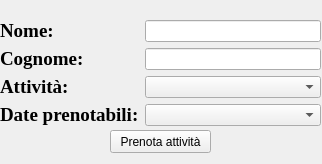
<?xml version="1.0" encoding="UTF-8"?>
<ui version="4.0">
 <class>Form</class>
 <widget class="QWidget" name="Form">
  <property name="geometry">
   <rect>
    <x>0</x>
    <y>0</y>
    <width>322</width>
    <height>164</height>
   </rect>
  </property>
  <property name="windowTitle">
   <string>InserisciPrenotazione</string>
  </property>
  <widget class="QWidget" name="formLayoutWidget">
   <property name="geometry">
    <rect>
     <x>0</x>
     <y>20</y>
     <width>321</width>
     <height>111</height>
    </rect>
   </property>
   <layout class="QFormLayout" name="formLayout">
    <item row="0" column="0">
     <widget class="QLabel" name="Label_nome">
      <property name="font">
       <font>
        <family>Times New Roman</family>
        <pointsize>14</pointsize>
        <weight>75</weight>
        <bold>true</bold>
       </font>
      </property>
      <property name="text">
       <string>Nome:</string>
      </property>
     </widget>
    </item>
    <item row="0" column="1">
     <widget class="QLineEdit" name="nomeLineEdit"/>
    </item>
    <item row="1" column="0">
     <widget class="QLabel" name="Label_cognome">
      <property name="font">
       <font>
        <family>Times New Roman</family>
        <pointsize>14</pointsize>
        <weight>75</weight>
        <bold>true</bold>
       </font>
      </property>
      <property name="text">
       <string>Cognome:</string>
      </property>
     </widget>
    </item>
    <item row="1" column="1">
     <widget class="QLineEdit" name="cognomeLineEdit"/>
    </item>
    <item row="2" column="0">
     <widget class="QLabel" name="Label_attivita">
      <property name="font">
       <font>
        <family>Times New Roman</family>
        <pointsize>14</pointsize>
        <weight>75</weight>
        <bold>true</bold>
       </font>
      </property>
      <property name="text">
       <string>Attività:</string>
      </property>
     </widget>
    </item>
    <item row="2" column="1">
     <widget class="QComboBox" name="attivitaComboBox"/>
    </item>
    <item row="3" column="0">
     <widget class="QLabel" name="Label_date">
      <property name="font">
       <font>
        <family>Times New Roman</family>
        <pointsize>14</pointsize>
        <weight>75</weight>
        <bold>true</bold>
       </font>
      </property>
      <property name="text">
       <string>Date prenotabili:</string>
      </property>
     </widget>
    </item>
    <item row="3" column="1">
     <widget class="QComboBox" name="datePrenotabiliComboBox"/>
    </item>
   </layout>
  </widget>
  <widget class="QPushButton" name="pushButton_prenota">
   <property name="geometry">
    <rect>
     <x>110</x>
     <y>130</y>
     <width>101</width>
     <height>23</height>
    </rect>
   </property>
   <property name="text">
    <string>Prenota attività</string>
   </property>
  </widget>
 </widget>
 <resources/>
 <connections/>
</ui>
